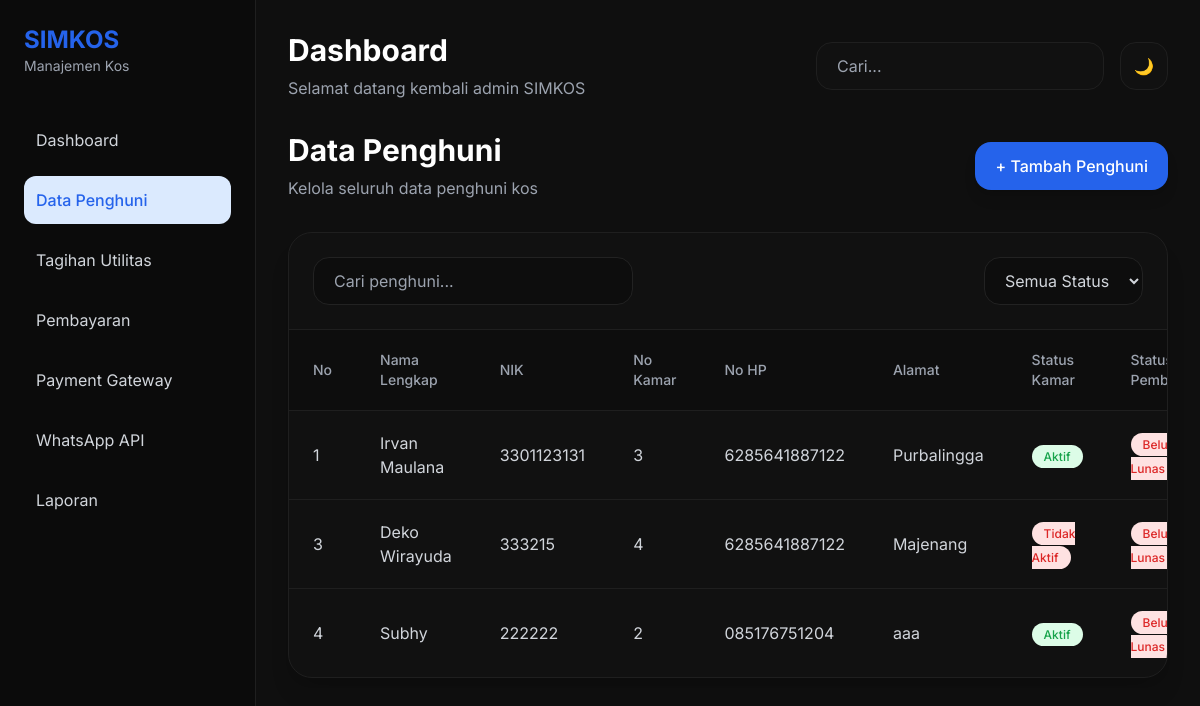
/penghuni/index.php, run on the app's committed database.
### tables this page shows
CREATE TABLE `penghuni` (
  `no` int(11) NOT NULL,
  `no_kamar` int(11) NOT NULL,
  `nik` varchar(16) NOT NULL,
  `nama_lengkap` varchar(100) NOT NULL,
  `alamat` text NOT NULL,
  `no_hp` varchar(15) NOT NULL,
  `status_kamar` enum('Aktif','Tidak Aktif') DEFAULT 'Aktif',
  `status_pembayaran` enum('Lunas','Menunggak','Belum Lunas') DEFAULT 'Belum Lunas'
);

### penghuni/index.php (the view, shortened to what this page needs)
<!DOCTYPE html>
<html lang="en" class="dark">
<head>
  <script src="https://cdn.tailwindcss.com"></script>
</head>
<body class="bg-gray-100 dark:bg-[#0f0f0f]">
  <?php include '../components/sidebar.php'; ?>
  <div class="ml-64 p-8">
    <?php include '../components/topbar.php'; ?>
    <div class="flex items-center justify-between mb-8">
      <div>
        <h1 class="text-3xl font-bold text-gray-800 dark:text-white">
          Data Penghuni
        </h1>
        <p class="text-gray-500 dark:text-gray-400 mt-2">
          Kelola seluruh data penghuni kos
        </p>
      </div>
      <a href="tambah.php"
   class="h-12 px-5 rounded-2xl bg-blue-600 hover:bg-blue-700
   transition text-white font-medium shadow-lg flex items-center justify-center">
  + Tambah Penghuni
</a>
    </div>
    <div class="bg-white dark:bg-[#111]
    rounded-3xl shadow-xl
    border border-gray-100 dark:border-[#1f1f1f]
    overflow-hidden">
      <div class="p-6 border-b border-gray-100 dark:border-[#1f1f1f]">
        <div class="flex flex-col md:flex-row gap-4 md:items-center md:justify-between">
          <div class="relative w-full md:w-80">
               <input
      type="text"
      id="searchInput"
      placeholder="Cari penghuni..."
      class="w-full h-12 rounded-2xl
      bg-gray-100 dark:bg-[#0d0d0d]
      border border-gray-200 dark:border-[#222]
      px-5 outline-none
      text-gray-800 dark:text-white"
    >
          </div>
                    <select
              id="statusFilter"
              class="h-12 px-4 rounded-2xl
              bg-gray-100 dark:bg-[#0d0d0d]
              border border-gray-200 dark:border-[#222]
              text-gray-700 dark:text-gray-300
              outline-none">
              <option value="">Semua Status</option>
          </select>
        </div>
      </div>
      <div class="overflow-x-auto">
        <table class="w-full">
<thead class="bg-gray-50 dark:bg-[#0d0d0d]">
    <tr class="text-left text-sm text-gray-500 dark:text-gray-400">
        <th class="px-6 py-5 font-medium">No</th>
        <th class="px-6 py-5 font-medium">Nama Lengkap</th>
        <th class="px-6 py-5 font-medium">NIK</th>
        <th class="px-6 py-5 font-medium">No Kamar</th>
        <th class="px-6 py-5 font-medium">No HP</th>
        <th class="px-6 py-5 font-medium">Alamat</th>
        <th class="px-6 py-5 font-medium">Status Kamar</th>
        <th class="px-6 py-5 font-medium">Status Pembayaran</th>
    </tr>
</thead>
<tbody class="text-gray-700 dark:text-gray-300">
<?php
include '../config/koneksi.php';
$cari = isset($_GET['cari']) ? mysqli_real_escape_string($conn, $_GET['cari']) : '';
if($cari != ''){
    $query = mysqli_query($conn,"
        SELECT * FROM penghuni
        WHERE nama_lengkap LIKE '%$cari%'
        OR nik LIKE '%$cari%'
        OR no_kamar LIKE '%$cari%'
        OR no_hp LIKE '%$cari%'
        OR alamat LIKE '%$cari%'
    ");
}else{
    $query = mysqli_query($conn,"SELECT * FROM penghuni");
}
while($row = mysqli_fetch_assoc($query)) :
?>
<tr
class="data-row border-t border-gray-100 dark:border-[#1f1f1f] hover:bg-gray-50 dark:hover:bg-[#151515] transition"
data-status="<?= htmlspecialchars(strtolower(trim($row['status_kamar']))); ?>">
    <td class="px-6 py-5">
        <?= (int)$row['no']; ?>
    </td>
    <td class="px-6 py-5">
        <?= htmlspecialchars($row['nama_lengkap']); ?>
    </td>
    <td class="px-6 py-5">
        <?= htmlspecialchars($row['nik']); ?>
    </td>
    <td class="px-6 py-5">
        <?= (int)$row['no_kamar']; ?>
    </td>
    <td class="px-6 py-5">
        <?= htmlspecialchars($row['no_hp']); ?>
    </td>
    <td class="px-6 py-5">
    <?= htmlspecialchars($row['alamat']); ?>
</td>
    <td class="px-6 py-5">
        <?php if($row['status_kamar'] == 'Aktif') : ?>
            <span class="px-3 py-1 rounded-full text-xs font-medium bg-green-100 text-green-600">
                Aktif
            </span>
        <?php else : ?>
            <span class="px-3 py-1 rounded-full text-xs font-medium bg-red-100 text-red-600">
                Tidak Aktif
            </span>
        <?php endif; ?>
    </td>
    <td class="px-6 py-5">
        <?php if($row['status_pembayaran'] == 'Lunas') : ?>
            <span class="px-3 py-1 rounded-full text-xs font-medium bg-green-100 text-green-600">
                Lunas
            </span>
        <?php elseif($row['status_pembayaran'] == 'Menunggak') : ?>
            <span class="px-3 py-1 rounded-full text-xs font-medium bg-orange-100 text-orange-600">
                Menunggak
            </span>
        <?php else : ?>
            <span class="px-3 py-1 rounded-full text-xs font-medium bg-red-100 text-red-600">
                Belum Lunas
            </span>
        <?php endif; ?>
    </td>
</tr>
<?php endwhile; ?>
</tbody>
        </table>
      </div>
    </div>
  </div>
</body>
</html>

### penghuni/index.php (style rules this page uses)
body { font-family:'Inter',sans-serif; }

### data on the page
penghuni: no "1", nama_lengkap "Irvan Maulana", nik "3301123131", no_kamar "3", no_hp "6285641887122", alamat "Purbalingga", status_kamar "Aktif", status_pembayaran "Belum Lunas"
penghuni: no "3", nama_lengkap "Deko Wirayuda", nik "333215", no_kamar "4", no_hp "6285641887122", alamat "Majenang", status_kamar "Tidak Aktif", status_pembayaran "Belum Lunas"
penghuni: no "4", nama_lengkap "Subhy", nik "222222", no_kamar "2", no_hp "085176751204", alamat "aaa", status_kamar "Aktif", status_pembayaran "Belum Lunas"
